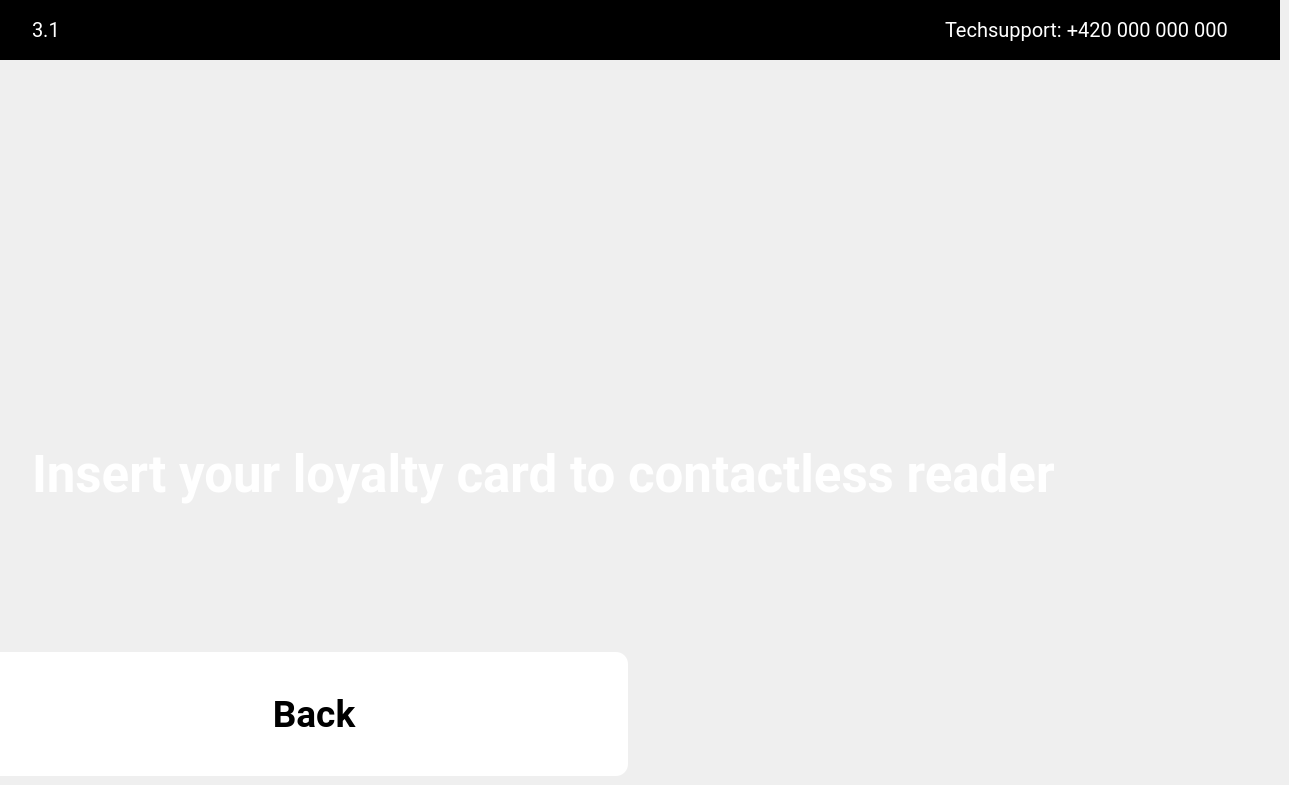
    <widget class="QWidget" name="i14Page">
     <widget class="QFrame" name="i14FrLogo">
      <property name="geometry">
       <rect>
        <x>0</x>
        <y>0</y>
        <width>1280</width>
        <height>60</height>
       </rect>
      </property>
      <property name="styleSheet">
       <string notr="true">background-color:rgb(0, 0, 0);
border:none;</string>
      </property>
      <property name="frameShape">
       <enum>QFrame::StyledPanel</enum>
      </property>
      <property name="frameShadow">
       <enum>QFrame::Raised</enum>
      </property>
      <widget class="QLabel" name="i14LblLogo">
       <property name="geometry">
        <rect>
         <x>578</x>
         <y>13</y>
         <width>124</width>
         <height>34</height>
        </rect>
       </property>
       <property name="text">
        <string>&lt;html&gt;&lt;head/&gt;&lt;body&gt;&lt;p&gt;&lt;img src=&quot;:/res/pic/Frame.png&quot;/&gt;&lt;/p&gt;&lt;/body&gt;&lt;/html&gt;</string>
       </property>
      </widget>
      <widget class="QLabel" name="i14LblNumbPage">
       <property name="geometry">
        <rect>
         <x>32</x>
         <y>18</y>
         <width>120</width>
         <height>24</height>
        </rect>
       </property>
       <property name="font">
        <font>
         <family>Roboto</family>
         <pointsize>15</pointsize>
        </font>
       </property>
       <property name="styleSheet">
        <string notr="true">color:rgb(255, 255, 255);
qproperty-alignment: AlignLeft;</string>
       </property>
       <property name="text">
        <string>3.1</string>
       </property>
      </widget>
      <widget class="QLabel" name="i14LblTech">
       <property name="geometry">
        <rect>
         <x>945</x>
         <y>18</y>
         <width>303</width>
         <height>24</height>
        </rect>
       </property>
       <property name="font">
        <font>
         <family>Roboto</family>
         <pointsize>15</pointsize>
        </font>
       </property>
       <property name="styleSheet">
        <string notr="true">color:rgb(255, 255, 255);
qproperty-alignment: AlignLeft;</string>
       </property>
       <property name="text">
        <string>Techsupport: +420 000 000 000</string>
       </property>
      </widget>
     </widget>
     <widget class="QLabel" name="i14LblPic">
      <property name="geometry">
       <rect>
        <x>540</x>
        <y>212</y>
        <width>200</width>
        <height>200</height>
       </rect>
      </property>
      <property name="text">
       <string>&lt;html&gt;&lt;head/&gt;&lt;body&gt;&lt;p&gt;&lt;img src=&quot;:/res/pic/lcr.png&quot;/&gt;&lt;/p&gt;&lt;/body&gt;&lt;/html&gt;</string>
      </property>
     </widget>
     <widget class="QLabel" name="i14LblText">
      <property name="geometry">
       <rect>
        <x>32</x>
        <y>444</y>
        <width>1217</width>
        <height>61</height>
       </rect>
      </property>
      <property name="font">
       <font>
        <family>Roboto</family>
        <pointsize>38</pointsize>
        <weight>75</weight>
        <bold>true</bold>
       </font>
      </property>
      <property name="styleSheet">
       <string notr="true">color:rgb(255, 255, 255);
qproperty-alignment: AlignCenter;</string>
      </property>
      <property name="text">
       <string>Insert your loyalty card to contactless reader</string>
      </property>
     </widget>
     <widget class="QPushButton" name="i14BtnBack">
      <property name="geometry">
       <rect>
        <x>0</x>
        <y>652</y>
        <width>628</width>
        <height>124</height>
       </rect>
      </property>
      <property name="font">
       <font>
        <family>Roboto</family>
        <pointsize>28</pointsize>
        <weight>75</weight>
        <bold>true</bold>
       </font>
      </property>
      <property name="focusPolicy">
       <enum>Qt::NoFocus</enum>
      </property>
      <property name="styleSheet">
       <string notr="true">QPushButton#i14BtnBack{background-color: rgb(255, 255, 255);
color:rgb(0, 0, 0);
border-top-left-radius: 0px;
    border-top-right-radius: 12px;
    border-bottom-right-radius: 12px;
    border-bottom-left-radius: 0px;
image:url(':/res/pic/Vector.png');
image-position: left;
border-style: outset;}
QPushButton#i14BtnBack:pressed{background-color:rgb(222, 222, 222);
border-style: inset;}
</string>
      </property>
      <property name="text">
       <string>Back</string>
      </property>
     </widget>
    </widget>
